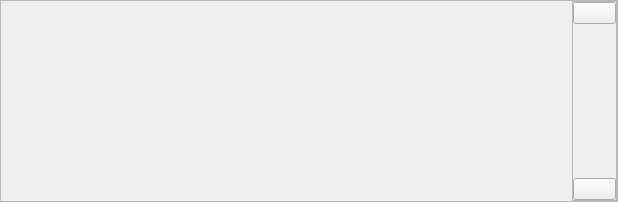
<?xml version="1.0" encoding="UTF-8"?>
<ui version="4.0">
 <class>NewsFrame</class>
 <widget class="QFrame" name="NewsFrame">
  <property name="geometry">
   <rect>
    <x>0</x>
    <y>0</y>
    <width>618</width>
    <height>202</height>
   </rect>
  </property>
  <property name="windowTitle">
   <string>Frame</string>
  </property>
  <property name="frameShape">
   <enum>QFrame::StyledPanel</enum>
  </property>
  <property name="frameShadow">
   <enum>QFrame::Raised</enum>
  </property>
  <layout class="QHBoxLayout" name="horizontalLayout" stretch="1,0">
   <property name="spacing">
    <number>0</number>
   </property>
   <property name="leftMargin">
    <number>0</number>
   </property>
   <property name="topMargin">
    <number>0</number>
   </property>
   <property name="rightMargin">
    <number>0</number>
   </property>
   <property name="bottomMargin">
    <number>0</number>
   </property>
   <item>
    <widget class="QWidget" name="m_newsWidget" native="true">
     <layout class="QGridLayout" name="gridLayout" rowstretch="0,1" columnstretch="0,0,0,1">
      <property name="leftMargin">
       <number>40</number>
      </property>
      <property name="topMargin">
       <number>25</number>
      </property>
      <property name="rightMargin">
       <number>40</number>
      </property>
      <property name="bottomMargin">
       <number>25</number>
      </property>
      <property name="horizontalSpacing">
       <number>10</number>
      </property>
      <item row="0" column="1">
       <spacer name="horizontalSpacer">
        <property name="orientation">
         <enum>Qt::Horizontal</enum>
        </property>
        <property name="sizeType">
         <enum>QSizePolicy::Fixed</enum>
        </property>
        <property name="sizeHint" stdset="0">
         <size>
          <width>10</width>
          <height>20</height>
         </size>
        </property>
       </spacer>
      </item>
      <item row="0" column="2">
       <widget class="WalletGui::WalletHeaderLabel" name="m_nameLabel">
        <property name="text">
         <string/>
        </property>
        <property name="alignment">
         <set>Qt::AlignLeading|Qt::AlignLeft|Qt::AlignVCenter</set>
        </property>
        <property name="indent">
         <number>0</number>
        </property>
       </widget>
      </item>
      <item row="0" column="3">
       <widget class="QLabel" name="m_linkLabel">
        <property name="sizePolicy">
         <sizepolicy hsizetype="Ignored" vsizetype="Preferred">
          <horstretch>0</horstretch>
          <verstretch>0</verstretch>
         </sizepolicy>
        </property>
        <property name="cursor">
         <cursorShape>PointingHandCursor</cursorShape>
        </property>
        <property name="text">
         <string/>
        </property>
        <property name="alignment">
         <set>Qt::AlignLeading|Qt::AlignLeft|Qt::AlignVCenter</set>
        </property>
        <property name="indent">
         <number>0</number>
        </property>
        <property name="openExternalLinks">
         <bool>true</bool>
        </property>
       </widget>
      </item>
      <item row="1" column="2" colspan="2">
       <widget class="QLabel" name="m_textLabel">
        <property name="textFormat">
         <enum>Qt::RichText</enum>
        </property>
        <property name="alignment">
         <set>Qt::AlignLeading|Qt::AlignLeft|Qt::AlignTop</set>
        </property>
        <property name="wordWrap">
         <bool>true</bool>
        </property>
        <property name="indent">
         <number>0</number>
        </property>
       </widget>
      </item>
      <item row="0" column="0" rowspan="2" alignment="Qt::AlignTop">
       <widget class="QLabel" name="m_iconLabel">
        <property name="text">
         <string/>
        </property>
        <property name="indent">
         <number>0</number>
        </property>
       </widget>
      </item>
     </layout>
    </widget>
   </item>
   <item>
    <widget class="QFrame" name="m_scrollFrame">
     <property name="minimumSize">
      <size>
       <width>45</width>
       <height>0</height>
      </size>
     </property>
     <property name="frameShape">
      <enum>QFrame::StyledPanel</enum>
     </property>
     <property name="frameShadow">
      <enum>QFrame::Raised</enum>
     </property>
     <layout class="QVBoxLayout" name="verticalLayout">
      <property name="spacing">
       <number>0</number>
      </property>
      <property name="leftMargin">
       <number>0</number>
      </property>
      <property name="topMargin">
       <number>0</number>
      </property>
      <property name="rightMargin">
       <number>0</number>
      </property>
      <property name="bottomMargin">
       <number>0</number>
      </property>
      <item alignment="Qt::AlignTop">
       <widget class="QPushButton" name="m_scrollUpButton">
        <property name="cursor">
         <cursorShape>PointingHandCursor</cursorShape>
        </property>
        <property name="text">
         <string/>
        </property>
       </widget>
      </item>
      <item>
       <spacer name="verticalSpacer">
        <property name="orientation">
         <enum>Qt::Vertical</enum>
        </property>
        <property name="sizeHint" stdset="0">
         <size>
          <width>20</width>
          <height>40</height>
         </size>
        </property>
       </spacer>
      </item>
      <item alignment="Qt::AlignBottom">
       <widget class="QPushButton" name="m_scrollDownButton">
        <property name="cursor">
         <cursorShape>PointingHandCursor</cursorShape>
        </property>
        <property name="text">
         <string/>
        </property>
       </widget>
      </item>
     </layout>
    </widget>
   </item>
  </layout>
 </widget>
 <customwidgets>
  <customwidget>
   <class>WalletGui::WalletHeaderLabel</class>
   <extends>QLabel</extends>
   <header>Gui/Common/WalletTextLabel.h</header>
  </customwidget>
 </customwidgets>
 <resources/>
 <connections>
  <connection>
   <sender>m_scrollUpButton</sender>
   <signal>clicked()</signal>
   <receiver>NewsFrame</receiver>
   <slot>upClicked()</slot>
   <hints>
    <hint type="sourcelabel">
     <x>577</x>
     <y>17</y>
    </hint>
    <hint type="destinationlabel">
     <x>308</x>
     <y>100</y>
    </hint>
   </hints>
  </connection>
  <connection>
   <sender>m_scrollDownButton</sender>
   <signal>clicked()</signal>
   <receiver>NewsFrame</receiver>
   <slot>downClicked()</slot>
   <hints>
    <hint type="sourcelabel">
     <x>577</x>
     <y>183</y>
    </hint>
    <hint type="destinationlabel">
     <x>308</x>
     <y>100</y>
    </hint>
   </hints>
  </connection>
 </connections>
 <slots>
  <slot>upClicked()</slot>
  <slot>downClicked()</slot>
 </slots>
</ui>
